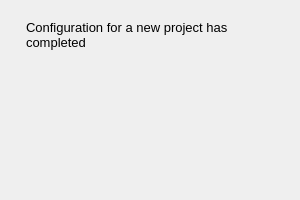
<?xml version="1.0" encoding="UTF-8"?>
<ui version="4.0">
 <class>LastPage</class>
 <widget class="QWizardPage" name="LastPage">
  <property name="geometry">
   <rect>
    <x>0</x>
    <y>0</y>
    <width>300</width>
    <height>200</height>
   </rect>
  </property>
  <property name="font">
   <font>
    <pointsize>10</pointsize>
   </font>
  </property>
  <property name="windowTitle">
   <string>WizardPage</string>
  </property>
  <property name="title">
   <string>Completed!</string>
  </property>
  <property name="subTitle">
   <string/>
  </property>
  <attribute name="pageId">
   <string notr="true"/>
  </attribute>
  <layout class="QVBoxLayout" name="verticalLayout_2">
   <item>
    <widget class="QWidget" name="widget" native="true">
     <layout class="QVBoxLayout" name="verticalLayout">
      <property name="leftMargin">
       <number>15</number>
      </property>
      <property name="rightMargin">
       <number>15</number>
      </property>
      <item>
       <widget class="QLabel" name="label">
        <property name="text">
         <string>Configuration for a new project has completed</string>
        </property>
        <property name="wordWrap">
         <bool>true</bool>
        </property>
       </widget>
      </item>
     </layout>
    </widget>
   </item>
   <item>
    <spacer name="verticalSpacer">
     <property name="orientation">
      <enum>Qt::Vertical</enum>
     </property>
     <property name="sizeHint" stdset="0">
      <size>
       <width>20</width>
       <height>40</height>
      </size>
     </property>
    </spacer>
   </item>
  </layout>
 </widget>
 <resources>
  <include location="../../../resource.qrc"/>
 </resources>
 <connections/>
</ui>
